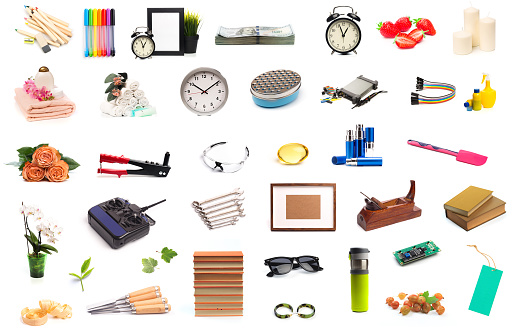
#> input picture 2025-10-05_taller_cv_3d/assets/3/image.jpg, 514 x 335 px, found by its file name
$ python ejercicio_3_segmentando_el_mundo.py
#> lines starting #> are read from the running program, lines starting #| are printed output that depends on the picture; after the words box and inside, x2 and y2 are one past the last pixel; in counts of white or black regions, pixels touching at a corner belong together
import numpy as np
import cv2
import matplotlib.pyplot as plt
from PIL import Image
import io
import math
# Función para crear GIF
def create_gif(images, duration=1000):
    frames = []
    for img in images:
        # Convertir de BGR a RGB si es necesario
        if len(img.shape) == 3 and img.shape[2] == 3:
            img = cv2.cvtColor(img, cv2.COLOR_BGR2RGB)
        # Convertir a uint8 si es necesario
        if img.dtype != np.uint8:
            img = (img * 255).astype(np.uint8)
        frames.append(Image.fromarray(img))

    # Guardar como GIF
    frames[0].save('proceso.gif', save_all=True, append_images=frames[1:], duration=duration, loop=0)

# Cargar imagen
img = cv2.imread('image.jpg')
#> img is the input picture: shape (335, 514, 3); mean B, G, R 217.9, 224.3, 230.1

# Convertir a escala de grises
gray = cv2.cvtColor(img, cv2.COLOR_BGR2GRAY)
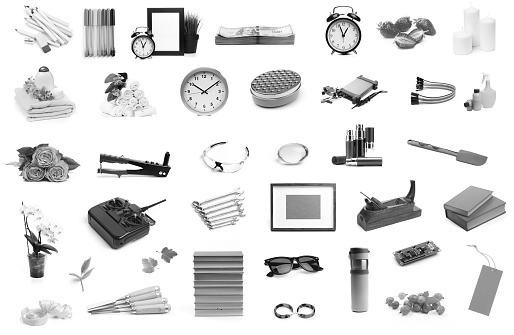
#> gray: shape (335, 514); min 0, max 255, mean 225.3

# Aplicar suavizado Gaussiano para reducir ruido
blurred = cv2.GaussianBlur(gray, (5, 5), 0)
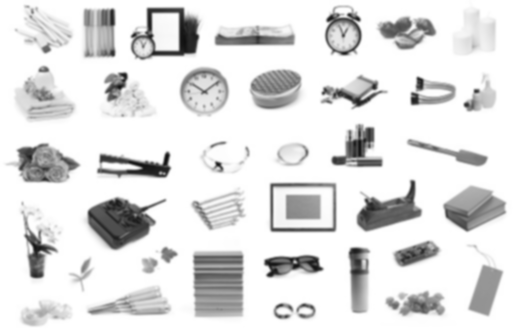
#> blurred: shape (335, 514); min 16, max 255, mean 225.3

# Umbralización fija con Otsu (determina automáticamente el mejor umbral)
thresh_val, thresh_fixed = cv2.threshold(blurred, 0, 255, cv2.THRESH_BINARY + cv2.THRESH_OTSU)
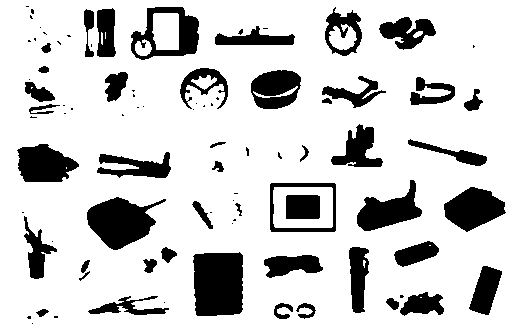
#> thresh_fixed: shape (335, 514); 81.4% white; 89 black regions (42 under 20 px), largest, box (x1, y1, x2, y2) and area: (193, 252, 243, 316) 2981, (87, 197, 166, 250) 2436, (444, 187, 506, 232) 1777
#> thresh_val = 186

# Umbralización adaptativa con parámetros ajustados
thresh_adaptive = cv2.adaptiveThreshold(blurred, 255, cv2.ADAPTIVE_THRESH_GAUSSIAN_C,
                                      cv2.THRESH_BINARY, 21, 5)
#> thresh_adaptive: shape (335, 514); 82.6% white; 127 black regions (37 under 20 px), largest, box (x1, y1, x2, y2) and area: (88, 198, 167, 250) 1498, (194, 267, 244, 317) 1365, (131, 7, 199, 60) 1331

# Aplicar operaciones morfológicas para mejorar la detección
kernel = np.ones((3,3), np.uint8)
thresh_fixed = cv2.morphologyEx(thresh_fixed, cv2.MORPH_CLOSE, kernel)
#> thresh_fixed: shape (335, 514); 81.9% white; 67 black regions (15 under 20 px), largest, box (x1, y1, x2, y2) and area: (193, 253, 243, 316) 2973, (87, 197, 155, 250) 2399, (444, 187, 505, 231) 1774
thresh_adaptive = cv2.morphologyEx(thresh_adaptive, cv2.MORPH_CLOSE, kernel)
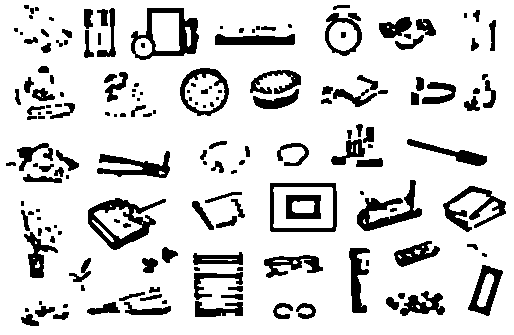
#> thresh_adaptive: shape (335, 514); 84.2% white; 173 black regions (52 under 20 px)

# Encontrar contornos en ambas imágenes (ahora buscamos todos los contornos, no solo externos)
contours_fixed, _ = cv2.findContours(thresh_fixed, cv2.RETR_TREE, cv2.CHAIN_APPROX_SIMPLE)
#> contours_fixed = 78 contours, 17 with area under 20; largest, box (x1, y1, x2, y2) and area: (0, 0, 514, 335) 171342, (269, 182, 337, 233) 3341, (192, 252, 244, 317) 3078, (130, 6, 200, 61) 2842, (86, 196, 156, 251) 2489
contours_adaptive, _ = cv2.findContours(thresh_adaptive, cv2.RETR_TREE, cv2.CHAIN_APPROX_SIMPLE)
#> contours_adaptive = 213 contours, 47 with area under 20; largest, box (x1, y1, x2, y2) and area: (0, 0, 514, 335) 171342, (269, 182, 338, 233) 3381, (130, 7, 200, 61) 2745, (87, 197, 167, 251) 2396, (273, 187, 333, 228) 2325

# Crear copias para dibujar
result_fixed = img.copy()
result_adaptive = img.copy()

# Procesar contornos
def process_contours(image, contours):
    result = image.copy()
    min_area = 100  # Área mínima para filtrar ruido

    for cnt in contours:
        # Calcular área
        area = cv2.contourArea(cnt)

        # Filtrar contornos pequeños
        if area < min_area:
            continue

        # Calcular perímetro
        perimeter = cv2.arcLength(cnt, True)

        # Aproximar forma
        epsilon = 0.02 * perimeter  # Reducido para mejor detección
        approx = cv2.approxPolyDP(cnt, epsilon, True)
        vertices = len(approx)
        circularity= perimeter**2/(4*math.pi*area)

        # Dibujar contorno con color según número de vértices
        color = (0, 255, 0)  # Verde por defecto
        if vertices == 3:
            color = (255, 0, 0)  # Triángulo - Azul
        elif vertices == 4:
            color = (0, 0, 255)  # Cuadrilátero - Rojo
        elif (4 * math.pi * area) / (perimeter**2) > 0.85:
            color = (255, 255, 0) # Círculo - Cian
        elif vertices > 4:
            color = (0, 255, 255) # Amarillo

        # Calcular centroide
        M = cv2.moments(cnt)
        if M["m00"] != 0:
            cx = int(M["m10"] / M["m00"])
            cy = int(M["m01"] / M["m00"])

            # Dibujar centroide
            cv2.circle(result, (cx, cy), 3, (0, 255, 0), -1)


        cv2.drawContours(result, [cnt], -1, color, 1)

        # Dibujar rectángulo delimitador si el área es significativa
        if area > min_area * 2:
            x, y, w, h = cv2.boundingRect(cnt)
            cv2.rectangle(result, (x, y), (x+w, y+h), (255, 0, 255), 1)
#> this loop made 78 passes
#> (area, perimeter, epsilon, approx, vertices, circularity, color, cx) on passes 1, 14, 18, 31, 32, 33: (171342, 1694, 33.88, [[0, 0], [0, 334], [513, 334], [513, 0]], 4, 1.33, (0, 0, 255), 256), (1024, 142.6, 2.85, [[483, 265], [502, 271], [488, 315], [469, 309]], 4, 1.58, (0, 0, 255), 485), (3078, 225.3, 4.51, [[195, 253], [243, 255], [239, 314], [195, 314]], 4, 1.31, (0, 0, 255), 217), (3341, 229.3, 4.59, [[269, 184], [334, 182], [336, 230], [271, 232]], 4, 1.25, (0, 0, 255), 302), (2342.5, 195.9, 3.92, [[274, 187], [275, 227], [332, 226], [331, 187]], 4, 1.3, (0, 0, 255), 302), (867.5, 115.9, 2.32, [[285, 196], [319, 195], [320, 217], [286, 219]], 4, 1.23, (0, 0, 255), 302)
#> (area, perimeter, epsilon, vertices, circularity, color, cx, cy) on passes 7, 9, 12, 17, 20, 21: (242, 77.46, 1.55, 7, 1.97, (0, 255, 255), 105, 308), (366, 134.8, 2.7, 8, 3.95, (0, 255, 255), 139, 308), (735, 137.9, 2.76, 12, 2.06, (0, 255, 255), 422, 304), (981.5, 160, 3.2, 7, 2.08, (0, 255, 255), 291, 264), (1032.5, 188.7, 3.77, 9, 2.74, (0, 255, 255), 357, 276), (740.5, 119.2, 2.38, 7, 1.53, (0, 255, 255), 415, 253)
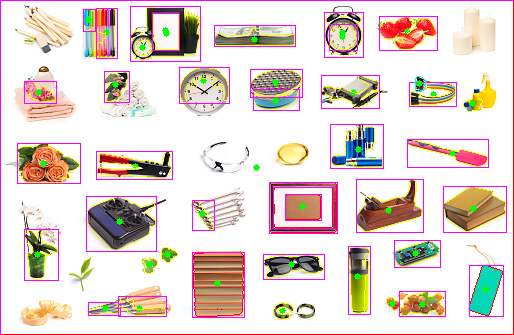
#> result: shape (335, 514, 3); 7.84% of pixels changed, all inside (x1, y1, x2, y2) = (0, 0, 514, 335)

    return result

# Procesar ambas imágenes
result_fixed = process_contours(result_fixed, contours_fixed)
result_adaptive = process_contours(result_adaptive, contours_adaptive)
#> the loop in process_contours (call 2), `for cnt in contours:` made 213 passes
#> (area, perimeter, epsilon, vertices, circularity, color, cx, cy) on passes 7 to 11: (216.5, 98.67, 1.97, 12, 3.58, (0, 255, 255), 305, 310), (211.5, 95.01, 1.9, 12, 3.4, (0, 255, 255), 282, 310), (361, 131.1, 2.62, 9, 3.79, (0, 255, 255), 146, 310), (275, 88.28, 1.77, 11, 2.26, (0, 255, 255), 104, 308), (547, 179.1, 3.58, 8, 4.67, (0, 255, 255), 218, 309)
#> after the loop in process_contours (call 2), `for cnt in contours:`:
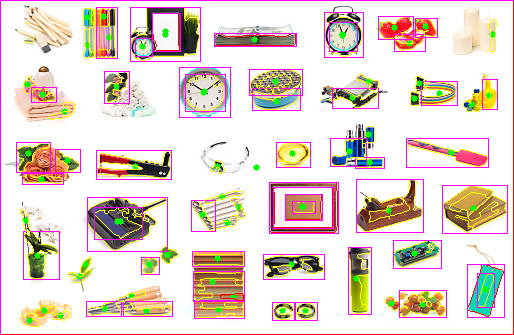
#> result: shape (335, 514, 3); 10.56% of pixels changed, all inside (x1, y1, x2, y2) = (0, 0, 514, 335)

# Crear GIF con el proceso
create_gif([img, thresh_fixed, result_fixed,
           img, thresh_adaptive, result_adaptive], duration=1000)
#> the loop in create_gif, `for img in images:` made 6 passes

# Mostrar resultados
plt.figure(figsize=(15, 10))

plt.subplot(231)
plt.imshow(cv2.cvtColor(img, cv2.COLOR_BGR2RGB))
plt.title('Imagen Original')
plt.axis('off')

plt.subplot(232)
plt.imshow(thresh_fixed, cmap='gray')
plt.title('Umbralización Fija (Otsu)')
plt.axis('off')

plt.subplot(233)
plt.imshow(cv2.cvtColor(result_fixed, cv2.COLOR_BGR2RGB))
plt.title('Contornos (Umbral Fijo)')
plt.axis('off')

plt.subplot(234)
plt.imshow(cv2.cvtColor(img, cv2.COLOR_BGR2RGB))
plt.title('Imagen Original')
plt.axis('off')

plt.subplot(235)
plt.imshow(thresh_adaptive, cmap='gray')
plt.title('Umbralización Adaptativa')
plt.axis('off')

plt.subplot(236)
plt.imshow(cv2.cvtColor(result_adaptive, cv2.COLOR_BGR2RGB))
plt.title('Contornos (Umbral Adaptativo)')
plt.axis('off')

plt.tight_layout()
plt.show()
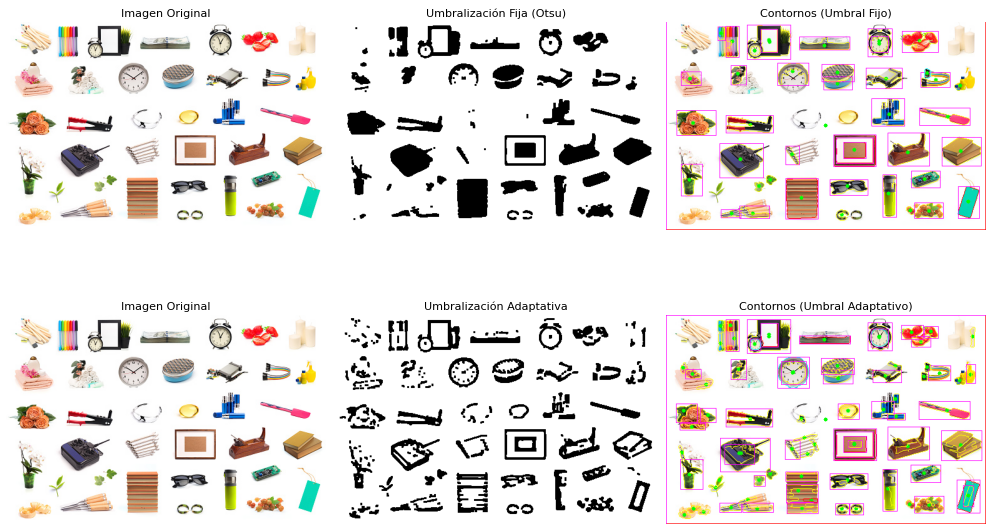
#> figure drawn by matplotlib, 6 panels
